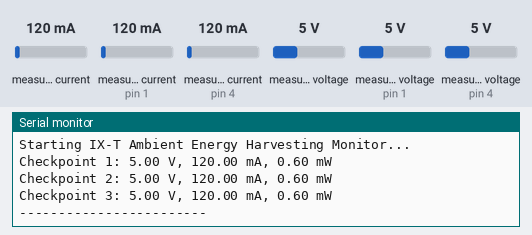
This sketch was run on a simulated Arduino Nano, built with avr-gcc and run on an emulated ATmega328P. Parts: the last lines printed to the serial monitor. The test bench sets the inputs (shaded band); at power-on: measured current 120 mA, measured current (sensors on pin 1, pin 4) 120 mA, measured voltage 5 V, measured voltage (sensors on pin 1, pin 4) 5 V.

Above: at 1.2 s.
1.3 s: measured current (sensor 0) set to 40 mA
5.5 s: measured current (sensor on pin 1) set to 40 mA
9.7 s: measured current (sensor on pin 4) set to 40 mA
At 11.3 s:
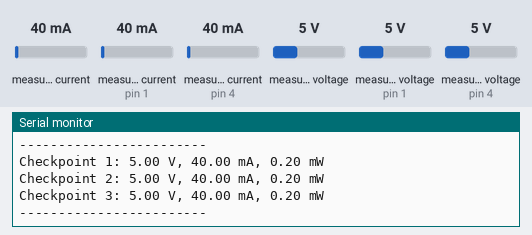
13.9 s: measured voltage (sensor 0) set to 0.3 V
18.1 s: measured voltage (sensor on pin 1) set to 0.3 V
At 21.1 s:
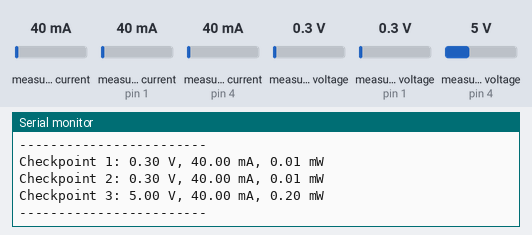
22.3 s: measured voltage (sensor on pin 4) set to 0.3 V
At 25.4 s:
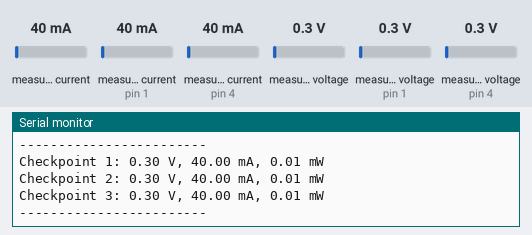
Timing chart, 0 to 26.9 s (numbered marks = the images above; inputs shaded):
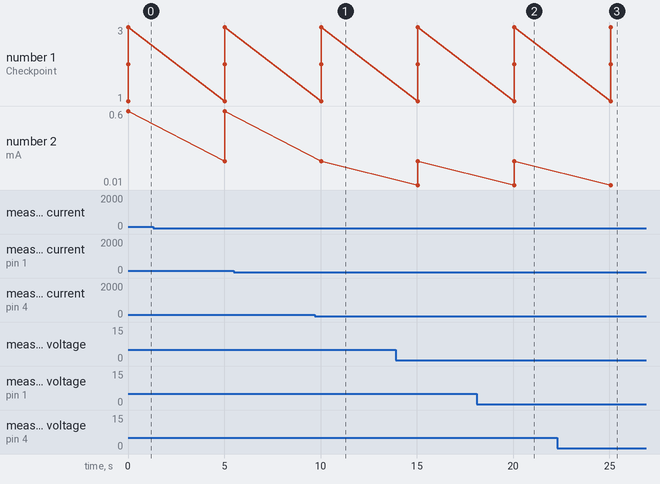

Measured:
- after the input at 9.7 s, the serial monitor: prints a new line after 0.34 s (image 1)
- after the input at 18.1 s, the serial monitor: prints a new line after 2.0 s (image 2)
- after the input at 22.3 s, the serial monitor: prints a new line after 2.8 s (image 3)

The sketch:

main.ino
```cpp
/*
 * IX-T Ambient Energy Harvesting System
 * Main firmware for Arduino Nano
 * Reads voltage/current from INA219 sensors and logs checkpoint power data.
 */

#include <Wire.h>
#include <Adafruit_INA219.h>

// Create INA219 sensor instances with addresses
Adafruit_INA219 sensor1(0x40);
Adafruit_INA219 sensor2(0x41);
Adafruit_INA219 sensor3(0x44);

void setup() {
  Serial.begin(115200);
  Wire.begin();

  // Initialize sensors
  sensor1.begin();
  sensor2.begin();
  sensor3.begin();

  Serial.println("Starting IX-T Ambient Energy Harvesting Monitor...");
}

void logPower(Adafruit_INA219 &sensor, int checkpoint) {
  float voltage = sensor.getBusVoltage_V();
  float current = sensor.getCurrent_mA();
  float power = voltage * current / 1000.0; // mW

  Serial.print("Checkpoint ");
  Serial.print(checkpoint);
  Serial.print(": ");
  Serial.print(voltage, 2);
  Serial.print(" V, ");
  Serial.print(current, 2);
  Serial.print(" mA, ");
  Serial.print(power, 2);
  Serial.println(" mW");
}

void loop() {
  logPower(sensor1, 1);
  logPower(sensor2, 2);
  logPower(sensor3, 3);
  Serial.println("------------------------");
  delay(5000);
}
```
